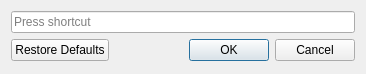
<?xml version="1.0" encoding="UTF-8"?>
<ui version="4.0">
 <class>VShortcutDialog</class>
 <widget class="QDialog" name="VShortcutDialog">
  <property name="geometry">
   <rect>
    <x>0</x>
    <y>0</y>
    <width>366</width>
    <height>74</height>
   </rect>
  </property>
  <property name="windowTitle">
   <string>Dialog</string>
  </property>
  <layout class="QVBoxLayout" name="verticalLayout">
   <item>
    <widget class="QKeySequenceEdit" name="keySequenceEdit"/>
   </item>
   <item>
    <widget class="QDialogButtonBox" name="buttonBox">
     <property name="orientation">
      <enum>Qt::Horizontal</enum>
     </property>
     <property name="standardButtons">
      <set>QDialogButtonBox::Cancel|QDialogButtonBox::Ok|QDialogButtonBox::RestoreDefaults</set>
     </property>
    </widget>
   </item>
  </layout>
 </widget>
 <resources/>
 <connections>
  <connection>
   <sender>buttonBox</sender>
   <signal>accepted()</signal>
   <receiver>VShortcutDialog</receiver>
   <slot>accept()</slot>
   <hints>
    <hint type="sourcelabel">
     <x>248</x>
     <y>254</y>
    </hint>
    <hint type="destinationlabel">
     <x>157</x>
     <y>274</y>
    </hint>
   </hints>
  </connection>
  <connection>
   <sender>buttonBox</sender>
   <signal>rejected()</signal>
   <receiver>VShortcutDialog</receiver>
   <slot>reject()</slot>
   <hints>
    <hint type="sourcelabel">
     <x>316</x>
     <y>260</y>
    </hint>
    <hint type="destinationlabel">
     <x>286</x>
     <y>274</y>
    </hint>
   </hints>
  </connection>
 </connections>
</ui>
